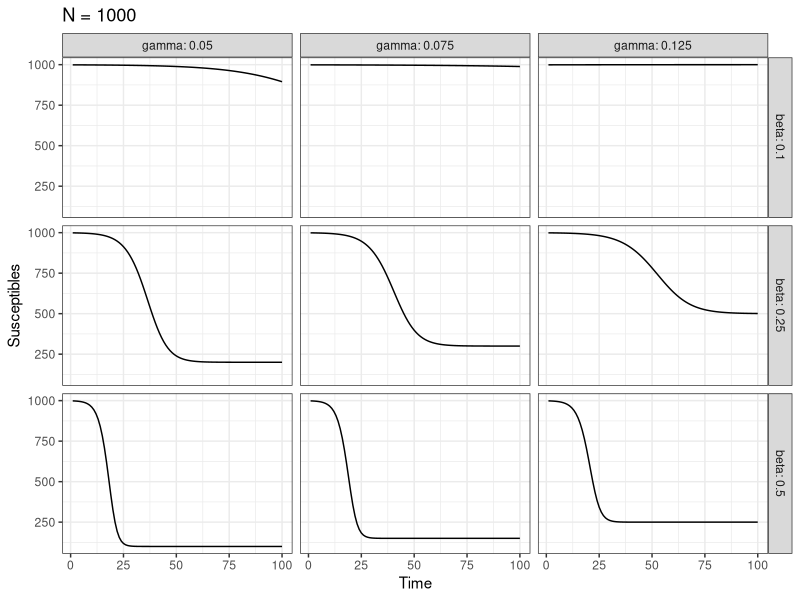
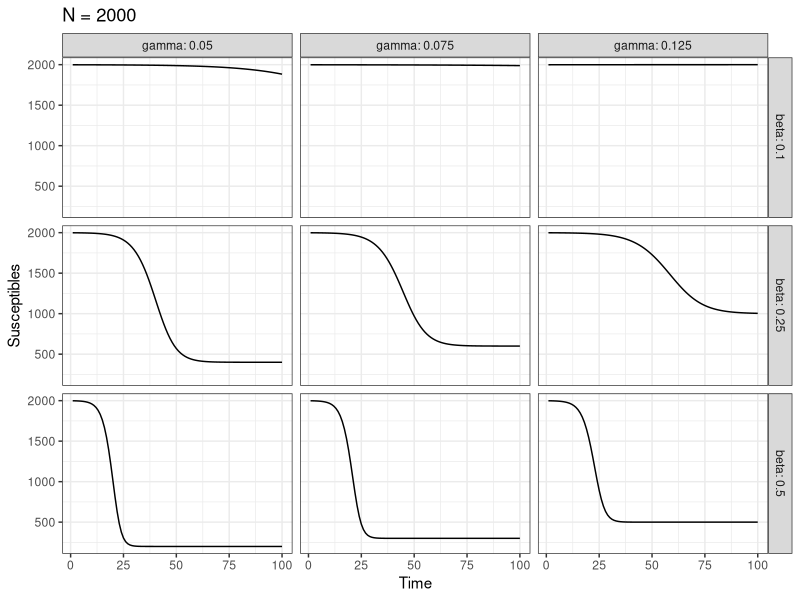
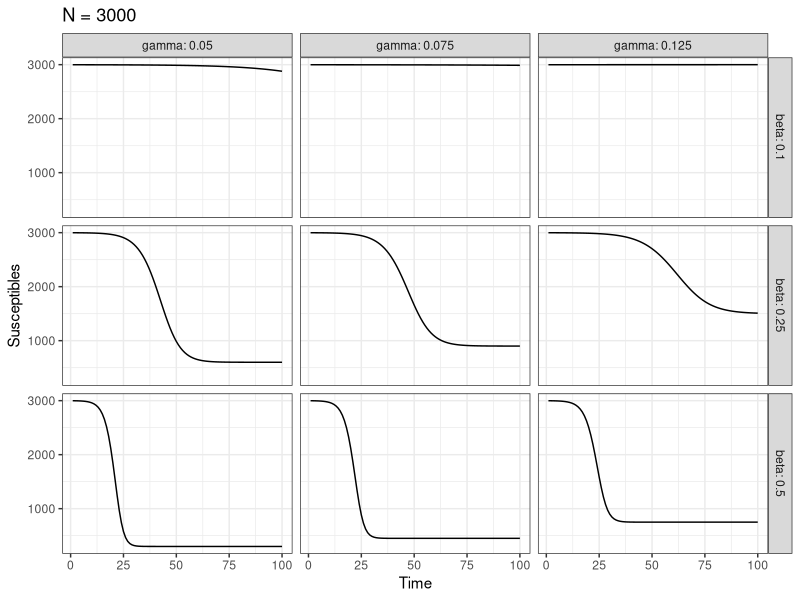
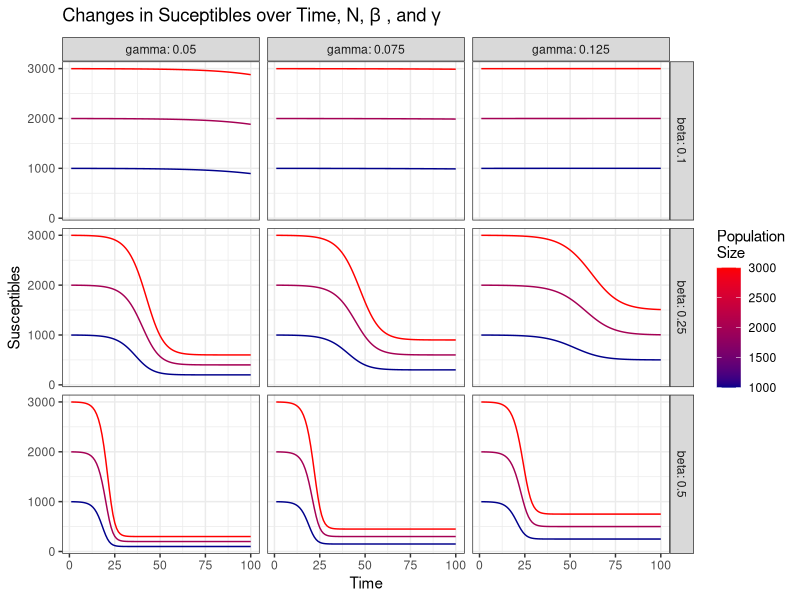
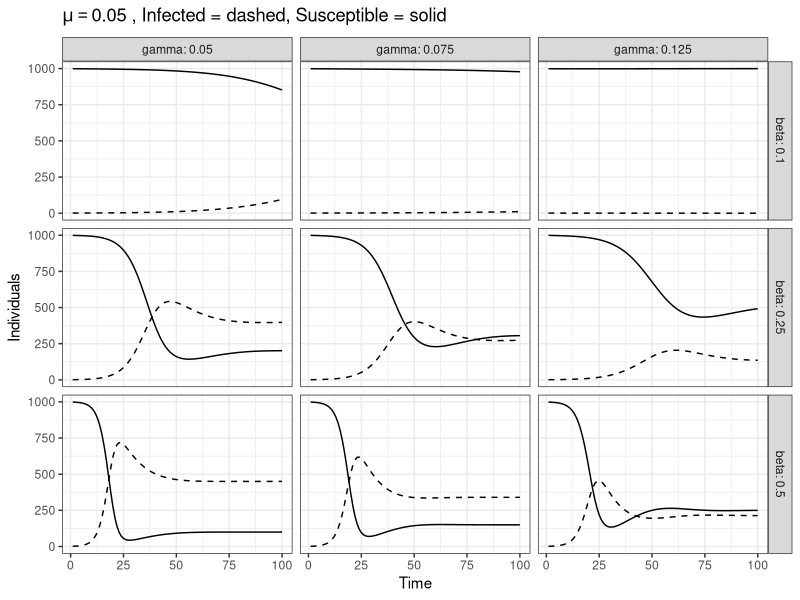
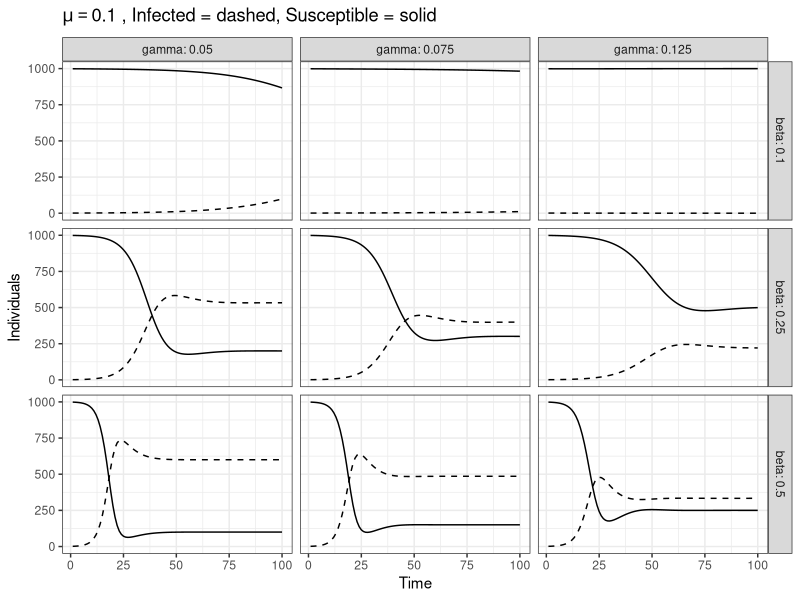
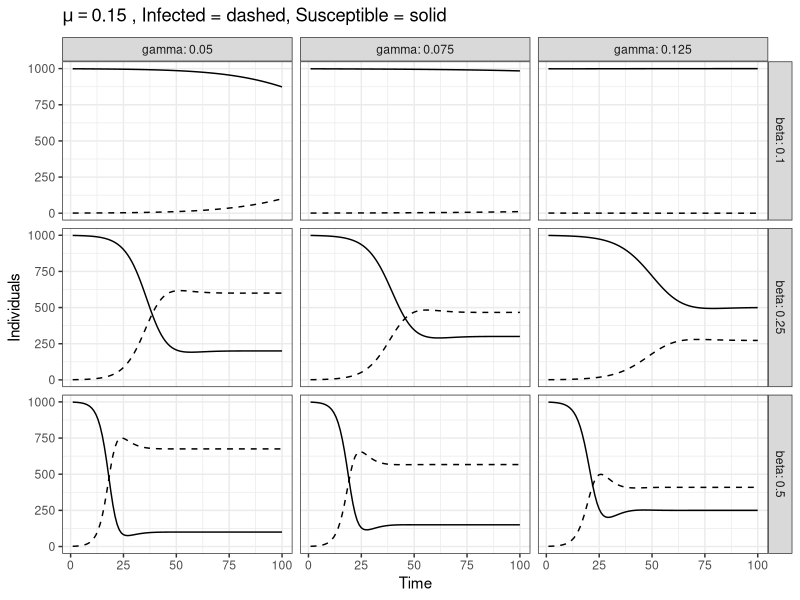
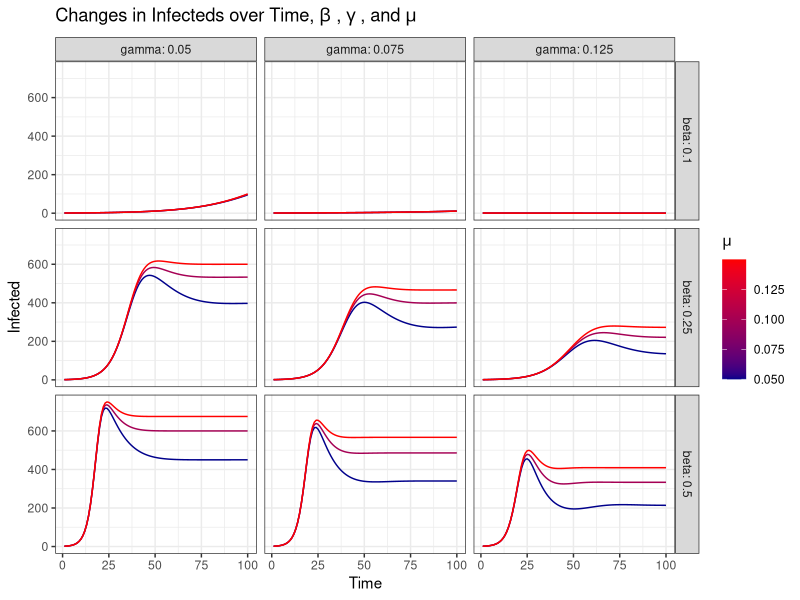

Source code (R) for these figures, in order:
## ---- chunk 1
knitr::opts_chunk$set(echo = TRUE)
## ---- chunk 2
recur <- function(f,f0,k,verbose=F,values = F){
  ret <- as.list(rep(NA,k+1))
  ret[[1]] <- f0
  for(i in 2:(k+1)) ret[[i]] <- f(ret[[i-1]])
  if(verbose) print(ret)
  if(values){
    if(length(f0) > 1) return(unname(t(as.matrix(data.frame(ret))))) else return(unlist(ret))
  } 
  ret[[k+1]]
}

myfun <- function(x) c(x[1] * 2, x[2] * 3)

recur(myfun, c(1,3), 4, val=T)

myfun <- function(x) x^2

recur(myfun, 2, 4, val=T)
## ---- chunk 3
deltaS  <- function(S, N, beta, gamma) S + (N-S)*(gamma - beta * S/N)
## ---- chunk 4

N <- c(1000,2000,3000)
betas <- c(0.1,0.25,0.5)
gammas <- c(0.05, 0.075, 0.125)

library(ggplot2)

allData <- data.frame(N = 0, beta = 0, gamma = 0, Time = 0, S = 0)
allData <- allData[0,]

for(popn in N){
  popData <- data.frame(beta = 0, gamma = 0, Time = 0, S = 0)
  popData <- popData[0,]
  for(b in betas){
    for(g in gammas){
      popData <- rbind(popData,
                       data.frame(
                         beta = b,
                         gamma = g,
                         Time = 1:100,
                         S = recur(function(x) deltaS(x, popn, b, g), popn - 1, 100, val= T)[-1]
                       ))
    }
  }
    
  g <- ggplot(popData, aes(x=Time, y=S))
  g <- g + geom_line() + theme_bw() + ylab("Susceptibles") +
    ggtitle(paste("N =", popn, sep=" ")) + facet_grid(beta ~ gamma, labeller = labeller(.default = label_both))
  print(g)
  popData$N <- popn
  allData <- rbind(allData, popData)
}

g <- ggplot(allData, aes(x=Time, y=S, group = N, color = N))

g + geom_line() + theme_bw() + ylab("Susceptibles") + 
  scale_color_gradient(name="Population\nSize", low="darkblue", high="red") + 
  ggtitle(expression("Changes in Suceptibles over Time, N,"~beta~", and"~gamma)) + 
  facet_grid(beta ~ gamma, labeller = labeller(.default = label_both))
## ---- chunk 5
#x should be a vector of length 2 with x[1] = S, x[2] = I
deltaSI <- function(x, N, beta, gamma, mu){
  S <- x[1]
  i <- x[2]
  newS <- S - beta * S * i/N + mu * (N - S - i)
  newI <- i + beta * S * i/N - gamma * i
  c(newS,newI)
} 

allData <- data.frame(mu = 0, beta = 0, gamma = 0, Time = 0, S = 0, i = 0)
allData <- allData[0,]

mus <- c(0.05,0.1,0.15)

for(m in mus){
  popData <- data.frame(beta = 0, gamma = 0, Time = 0, S = 0, i = 0)
  popData <- popData[0,]
  for(b in betas){
    for(g in gammas){
      runData <- recur(function(x) deltaSI(x, 1000, b, g, m), c(999,1), 100, val= T)[-1,]
      popData <- rbind(popData,
                       data.frame(
                         beta = b,
                         gamma = g,
                         Time = 1:100,
                         S = runData[,1],
                         i = runData[,2]
                       ))
    }
  }
  
  g <- ggplot(popData, aes(x=Time, y=S))
  g <- g + geom_line() + geom_line(aes(y = i), lty = 2) + theme_bw() + ylab("Individuals") +
    ggtitle(bquote(mu == .(m)~", Infected = dashed, Susceptible = solid")) + facet_grid(beta ~ gamma, labeller = labeller(.default = label_both))
  print(g)
  popData$mu <- m
  allData <- rbind(allData, popData)
}

g <- ggplot(allData, aes(x=Time, y=i, group = mu, color = mu))

g + geom_line() + theme_bw() + ylab("Infected") + 
  scale_color_gradient(name=bquote(mu), low="darkblue", high="red") + 
  ggtitle(bquote("Changes in Infecteds over Time,"~beta~","~gamma~", and"~mu)) + 
  facet_grid(beta ~ gamma, labeller = labeller(.default = label_both))

